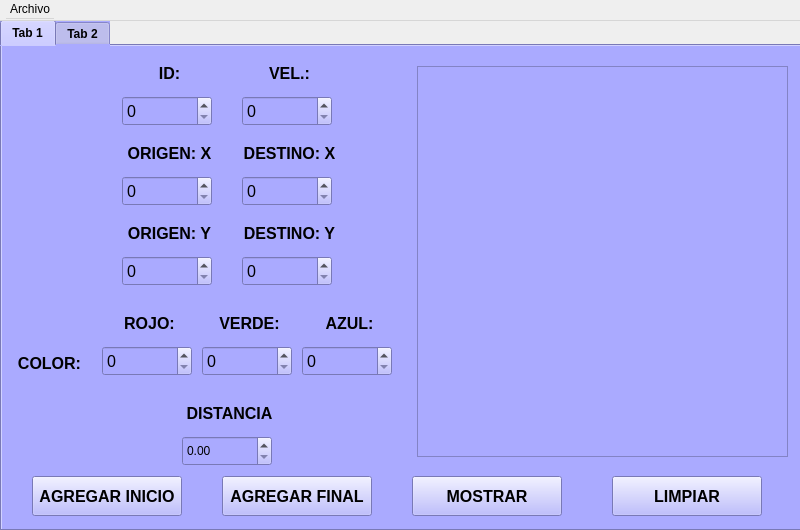
<?xml version="1.0" encoding="UTF-8"?>
<ui version="4.0">
 <class>MainWindow</class>
 <widget class="QMainWindow" name="MainWindow">
  <property name="geometry">
   <rect>
    <x>0</x>
    <y>0</y>
    <width>800</width>
    <height>530</height>
   </rect>
  </property>
  <property name="minimumSize">
   <size>
    <width>500</width>
    <height>500</height>
   </size>
  </property>
  <property name="maximumSize">
   <size>
    <width>800</width>
    <height>530</height>
   </size>
  </property>
  <property name="windowTitle">
   <string>MainWindow</string>
  </property>
  <widget class="QWidget" name="centralwidget">
   <widget class="QTabWidget" name="tabWidget">
    <property name="geometry">
     <rect>
      <x>0</x>
      <y>20</y>
      <width>871</width>
      <height>511</height>
     </rect>
    </property>
    <property name="font">
     <font>
      <family>Arial</family>
      <weight>75</weight>
      <bold>true</bold>
     </font>
    </property>
    <property name="styleSheet">
     <string notr="true">background-color: rgb(170, 170, 255);</string>
    </property>
    <property name="currentIndex">
     <number>0</number>
    </property>
    <widget class="QWidget" name="tab1">
     <property name="font">
      <font>
       <family>Arial</family>
       <pointsize>9</pointsize>
       <weight>75</weight>
       <bold>true</bold>
      </font>
     </property>
     <attribute name="title">
      <string>Tab 1</string>
     </attribute>
     <widget class="QWidget" name="widget" native="true">
      <property name="geometry">
       <rect>
        <x>0</x>
        <y>0</y>
        <width>800</width>
        <height>500</height>
       </rect>
      </property>
      <property name="sizePolicy">
       <sizepolicy hsizetype="Preferred" vsizetype="Preferred">
        <horstretch>0</horstretch>
        <verstretch>0</verstretch>
       </sizepolicy>
      </property>
      <property name="minimumSize">
       <size>
        <width>500</width>
        <height>500</height>
       </size>
      </property>
      <property name="maximumSize">
       <size>
        <width>800</width>
        <height>500</height>
       </size>
      </property>
      <property name="styleSheet">
       <string notr="true">background-color: rgb(170, 170, 255);</string>
      </property>
      <widget class="QLabel" name="labelColorVerde">
       <property name="geometry">
        <rect>
         <x>200</x>
         <y>260</y>
         <width>95</width>
         <height>35</height>
        </rect>
       </property>
       <property name="font">
        <font>
         <family>Arial</family>
         <pointsize>12</pointsize>
         <weight>75</weight>
         <bold>true</bold>
        </font>
       </property>
       <property name="text">
        <string>VERDE:</string>
       </property>
       <property name="alignment">
        <set>Qt::AlignCenter</set>
       </property>
      </widget>
      <widget class="QSpinBox" name="id">
       <property name="geometry">
        <rect>
         <x>120</x>
         <y>50</y>
         <width>90</width>
         <height>30</height>
        </rect>
       </property>
       <property name="font">
        <font>
         <family>Arial</family>
         <pointsize>12</pointsize>
        </font>
       </property>
       <property name="cursor">
        <cursorShape>PointingHandCursor</cursorShape>
       </property>
       <property name="wrapping">
        <bool>false</bool>
       </property>
       <property name="maximum">
        <number>9999</number>
       </property>
      </widget>
      <widget class="QLabel" name="labelCOLOR">
       <property name="geometry">
        <rect>
         <x>0</x>
         <y>300</y>
         <width>95</width>
         <height>35</height>
        </rect>
       </property>
       <property name="font">
        <font>
         <family>Arial</family>
         <pointsize>12</pointsize>
         <weight>75</weight>
         <bold>true</bold>
        </font>
       </property>
       <property name="text">
        <string>COLOR:</string>
       </property>
       <property name="alignment">
        <set>Qt::AlignCenter</set>
       </property>
      </widget>
      <widget class="QLabel" name="labelColorRojo">
       <property name="geometry">
        <rect>
         <x>100</x>
         <y>260</y>
         <width>95</width>
         <height>35</height>
        </rect>
       </property>
       <property name="font">
        <font>
         <family>Arial</family>
         <pointsize>12</pointsize>
         <weight>75</weight>
         <bold>true</bold>
        </font>
       </property>
       <property name="text">
        <string>ROJO:</string>
       </property>
       <property name="alignment">
        <set>Qt::AlignCenter</set>
       </property>
      </widget>
      <widget class="QSpinBox" name="destinoY">
       <property name="geometry">
        <rect>
         <x>240</x>
         <y>210</y>
         <width>90</width>
         <height>30</height>
        </rect>
       </property>
       <property name="font">
        <font>
         <family>Arial</family>
         <pointsize>12</pointsize>
        </font>
       </property>
       <property name="cursor">
        <cursorShape>PointingHandCursor</cursorShape>
       </property>
       <property name="wrapping">
        <bool>false</bool>
       </property>
       <property name="maximum">
        <number>500</number>
       </property>
      </widget>
      <widget class="QSpinBox" name="rojo">
       <property name="geometry">
        <rect>
         <x>100</x>
         <y>300</y>
         <width>90</width>
         <height>30</height>
        </rect>
       </property>
       <property name="font">
        <font>
         <family>Arial</family>
         <pointsize>12</pointsize>
        </font>
       </property>
       <property name="cursor">
        <cursorShape>PointingHandCursor</cursorShape>
       </property>
       <property name="wrapping">
        <bool>false</bool>
       </property>
       <property name="maximum">
        <number>255</number>
       </property>
      </widget>
      <widget class="QLabel" name="labelVELOCIDAD">
       <property name="geometry">
        <rect>
         <x>240</x>
         <y>10</y>
         <width>95</width>
         <height>35</height>
        </rect>
       </property>
       <property name="font">
        <font>
         <family>Arial</family>
         <pointsize>12</pointsize>
         <weight>75</weight>
         <bold>true</bold>
        </font>
       </property>
       <property name="text">
        <string>VEL.:</string>
       </property>
       <property name="alignment">
        <set>Qt::AlignCenter</set>
       </property>
      </widget>
      <widget class="QLabel" name="labelORIGEN_X">
       <property name="geometry">
        <rect>
         <x>120</x>
         <y>90</y>
         <width>95</width>
         <height>35</height>
        </rect>
       </property>
       <property name="font">
        <font>
         <family>Arial</family>
         <pointsize>12</pointsize>
         <weight>75</weight>
         <bold>true</bold>
        </font>
       </property>
       <property name="text">
        <string>ORIGEN: X</string>
       </property>
       <property name="alignment">
        <set>Qt::AlignCenter</set>
       </property>
      </widget>
      <widget class="QSpinBox" name="velocidad">
       <property name="geometry">
        <rect>
         <x>240</x>
         <y>50</y>
         <width>90</width>
         <height>30</height>
        </rect>
       </property>
       <property name="font">
        <font>
         <family>Arial</family>
         <pointsize>12</pointsize>
        </font>
       </property>
       <property name="cursor">
        <cursorShape>PointingHandCursor</cursorShape>
       </property>
       <property name="wrapping">
        <bool>false</bool>
       </property>
       <property name="maximum">
        <number>9999</number>
       </property>
      </widget>
      <widget class="QSpinBox" name="destinoX">
       <property name="geometry">
        <rect>
         <x>240</x>
         <y>130</y>
         <width>90</width>
         <height>30</height>
        </rect>
       </property>
       <property name="font">
        <font>
         <family>Arial</family>
         <pointsize>12</pointsize>
        </font>
       </property>
       <property name="cursor">
        <cursorShape>PointingHandCursor</cursorShape>
       </property>
       <property name="wrapping">
        <bool>false</bool>
       </property>
       <property name="maximum">
        <number>500</number>
       </property>
      </widget>
      <widget class="QLabel" name="labelDESTINO_X">
       <property name="geometry">
        <rect>
         <x>240</x>
         <y>90</y>
         <width>95</width>
         <height>35</height>
        </rect>
       </property>
       <property name="font">
        <font>
         <family>Arial</family>
         <pointsize>12</pointsize>
         <weight>75</weight>
         <bold>true</bold>
        </font>
       </property>
       <property name="text">
        <string>DESTINO: X</string>
       </property>
       <property name="alignment">
        <set>Qt::AlignCenter</set>
       </property>
      </widget>
      <widget class="QLabel" name="labelID">
       <property name="geometry">
        <rect>
         <x>120</x>
         <y>10</y>
         <width>95</width>
         <height>35</height>
        </rect>
       </property>
       <property name="font">
        <font>
         <family>Arial</family>
         <pointsize>12</pointsize>
         <weight>75</weight>
         <bold>true</bold>
        </font>
       </property>
       <property name="text">
        <string>ID:</string>
       </property>
       <property name="alignment">
        <set>Qt::AlignCenter</set>
       </property>
      </widget>
      <widget class="QLabel" name="labelColorAzul">
       <property name="geometry">
        <rect>
         <x>300</x>
         <y>260</y>
         <width>95</width>
         <height>35</height>
        </rect>
       </property>
       <property name="font">
        <font>
         <family>Arial</family>
         <pointsize>12</pointsize>
         <weight>75</weight>
         <bold>true</bold>
        </font>
       </property>
       <property name="text">
        <string>AZUL:</string>
       </property>
       <property name="alignment">
        <set>Qt::AlignCenter</set>
       </property>
      </widget>
      <widget class="QLabel" name="labelDESTINO_Y">
       <property name="geometry">
        <rect>
         <x>240</x>
         <y>170</y>
         <width>95</width>
         <height>35</height>
        </rect>
       </property>
       <property name="font">
        <font>
         <family>Arial</family>
         <pointsize>12</pointsize>
         <weight>75</weight>
         <bold>true</bold>
        </font>
       </property>
       <property name="text">
        <string>DESTINO: Y</string>
       </property>
       <property name="alignment">
        <set>Qt::AlignCenter</set>
       </property>
      </widget>
      <widget class="QSpinBox" name="verde">
       <property name="geometry">
        <rect>
         <x>200</x>
         <y>300</y>
         <width>90</width>
         <height>30</height>
        </rect>
       </property>
       <property name="font">
        <font>
         <family>Arial</family>
         <pointsize>12</pointsize>
        </font>
       </property>
       <property name="cursor">
        <cursorShape>PointingHandCursor</cursorShape>
       </property>
       <property name="wrapping">
        <bool>false</bool>
       </property>
       <property name="maximum">
        <number>255</number>
       </property>
      </widget>
      <widget class="QSpinBox" name="origenY">
       <property name="geometry">
        <rect>
         <x>120</x>
         <y>210</y>
         <width>90</width>
         <height>30</height>
        </rect>
       </property>
       <property name="font">
        <font>
         <family>Arial</family>
         <pointsize>12</pointsize>
        </font>
       </property>
       <property name="cursor">
        <cursorShape>PointingHandCursor</cursorShape>
       </property>
       <property name="wrapping">
        <bool>false</bool>
       </property>
       <property name="maximum">
        <number>500</number>
       </property>
      </widget>
      <widget class="QSpinBox" name="azul">
       <property name="geometry">
        <rect>
         <x>300</x>
         <y>300</y>
         <width>90</width>
         <height>30</height>
        </rect>
       </property>
       <property name="font">
        <font>
         <family>Arial</family>
         <pointsize>12</pointsize>
        </font>
       </property>
       <property name="cursor">
        <cursorShape>PointingHandCursor</cursorShape>
       </property>
       <property name="wrapping">
        <bool>false</bool>
       </property>
       <property name="maximum">
        <number>255</number>
       </property>
      </widget>
      <widget class="QSpinBox" name="origenX">
       <property name="geometry">
        <rect>
         <x>120</x>
         <y>130</y>
         <width>90</width>
         <height>30</height>
        </rect>
       </property>
       <property name="font">
        <font>
         <family>Arial</family>
         <pointsize>12</pointsize>
        </font>
       </property>
       <property name="cursor">
        <cursorShape>PointingHandCursor</cursorShape>
       </property>
       <property name="wrapping">
        <bool>false</bool>
       </property>
       <property name="maximum">
        <number>500</number>
       </property>
      </widget>
      <widget class="QLabel" name="labelORIGEN_Y">
       <property name="geometry">
        <rect>
         <x>120</x>
         <y>170</y>
         <width>95</width>
         <height>35</height>
        </rect>
       </property>
       <property name="font">
        <font>
         <family>Arial</family>
         <pointsize>12</pointsize>
         <weight>75</weight>
         <bold>true</bold>
        </font>
       </property>
       <property name="text">
        <string>ORIGEN: Y</string>
       </property>
       <property name="alignment">
        <set>Qt::AlignCenter</set>
       </property>
      </widget>
      <widget class="QPushButton" name="abInicio">
       <property name="geometry">
        <rect>
         <x>30</x>
         <y>430</y>
         <width>150</width>
         <height>40</height>
        </rect>
       </property>
       <property name="font">
        <font>
         <family>Arial</family>
         <pointsize>12</pointsize>
         <weight>75</weight>
         <bold>true</bold>
        </font>
       </property>
       <property name="text">
        <string>AGREGAR INICIO</string>
       </property>
      </widget>
      <widget class="QDoubleSpinBox" name="distancia">
       <property name="enabled">
        <bool>true</bool>
       </property>
       <property name="geometry">
        <rect>
         <x>180</x>
         <y>390</y>
         <width>90</width>
         <height>30</height>
        </rect>
       </property>
       <property name="decimals">
        <number>2</number>
       </property>
      </widget>
      <widget class="QLabel" name="labelDistancia">
       <property name="geometry">
        <rect>
         <x>180</x>
         <y>350</y>
         <width>95</width>
         <height>35</height>
        </rect>
       </property>
       <property name="font">
        <font>
         <family>Arial</family>
         <pointsize>12</pointsize>
         <weight>75</weight>
         <bold>true</bold>
        </font>
       </property>
       <property name="text">
        <string>DISTANCIA</string>
       </property>
       <property name="alignment">
        <set>Qt::AlignCenter</set>
       </property>
      </widget>
      <widget class="QPushButton" name="abMostrar">
       <property name="geometry">
        <rect>
         <x>410</x>
         <y>430</y>
         <width>150</width>
         <height>40</height>
        </rect>
       </property>
       <property name="font">
        <font>
         <family>Arial</family>
         <pointsize>12</pointsize>
         <weight>75</weight>
         <bold>true</bold>
        </font>
       </property>
       <property name="text">
        <string>MOSTRAR</string>
       </property>
      </widget>
      <widget class="QPushButton" name="abFinal">
       <property name="geometry">
        <rect>
         <x>220</x>
         <y>430</y>
         <width>150</width>
         <height>40</height>
        </rect>
       </property>
       <property name="font">
        <font>
         <family>Arial</family>
         <pointsize>12</pointsize>
         <weight>75</weight>
         <bold>true</bold>
        </font>
       </property>
       <property name="text">
        <string>AGREGAR FINAL</string>
       </property>
      </widget>
      <widget class="QGraphicsView" name="graphicsView">
       <property name="geometry">
        <rect>
         <x>415</x>
         <y>20</y>
         <width>371</width>
         <height>391</height>
        </rect>
       </property>
      </widget>
      <widget class="QPushButton" name="abLimpiar">
       <property name="geometry">
        <rect>
         <x>610</x>
         <y>430</y>
         <width>150</width>
         <height>40</height>
        </rect>
       </property>
       <property name="font">
        <font>
         <family>Arial</family>
         <pointsize>12</pointsize>
         <weight>75</weight>
         <bold>true</bold>
        </font>
       </property>
       <property name="text">
        <string>LIMPIAR</string>
       </property>
      </widget>
     </widget>
    </widget>
    <widget class="QWidget" name="tab2">
     <attribute name="title">
      <string>Tab 2</string>
     </attribute>
     <widget class="QTableWidget" name="tableWidget">
      <property name="geometry">
       <rect>
        <x>50</x>
        <y>10</y>
        <width>681</width>
        <height>391</height>
       </rect>
      </property>
      <column>
       <property name="text">
        <string>Id</string>
       </property>
      </column>
      <column>
       <property name="text">
        <string>Origen</string>
       </property>
      </column>
      <column>
       <property name="text">
        <string>Destino</string>
       </property>
      </column>
      <column>
       <property name="text">
        <string>Velocidad</string>
       </property>
      </column>
      <column>
       <property name="text">
        <string>Distancia</string>
       </property>
      </column>
      <column>
       <property name="text">
        <string>Color</string>
       </property>
      </column>
     </widget>
     <widget class="QPushButton" name="abBuscar">
      <property name="geometry">
       <rect>
        <x>50</x>
        <y>420</y>
        <width>100</width>
        <height>40</height>
       </rect>
      </property>
      <property name="font">
       <font>
        <family>Arial</family>
        <pointsize>9</pointsize>
        <weight>75</weight>
        <bold>true</bold>
       </font>
      </property>
      <property name="text">
       <string>Busca Partículas</string>
      </property>
     </widget>
     <widget class="QLineEdit" name="lineaBuscar">
      <property name="geometry">
       <rect>
        <x>170</x>
        <y>420</y>
        <width>200</width>
        <height>40</height>
       </rect>
      </property>
      <property name="font">
       <font>
        <family>Arial</family>
       </font>
      </property>
      <property name="alignment">
       <set>Qt::AlignCenter</set>
      </property>
      <property name="dragEnabled">
       <bool>false</bool>
      </property>
      <property name="readOnly">
       <bool>false</bool>
      </property>
      <property name="placeholderText">
       <string>Introduce el Identificador</string>
      </property>
     </widget>
     <widget class="QPushButton" name="abMostrarParticulas">
      <property name="geometry">
       <rect>
        <x>440</x>
        <y>420</y>
        <width>171</width>
        <height>40</height>
       </rect>
      </property>
      <property name="font">
       <font>
        <family>Arial</family>
        <pointsize>9</pointsize>
        <weight>75</weight>
        <bold>true</bold>
       </font>
      </property>
      <property name="text">
       <string>Mostrar Partículas (Todas)</string>
      </property>
     </widget>
    </widget>
   </widget>
   <widget class="QMenuBar" name="menubar">
    <property name="geometry">
     <rect>
      <x>0</x>
      <y>0</y>
      <width>800</width>
      <height>21</height>
     </rect>
    </property>
    <widget class="QMenu" name="menuArchivo">
     <property name="title">
      <string>Archivo</string>
     </property>
     <addaction name="actionAbrir_"/>
     <addaction name="actionGuardar_"/>
    </widget>
    <addaction name="menuArchivo"/>
   </widget>
  </widget>
  <action name="actionAbrir">
   <property name="text">
    <string>Abrir</string>
   </property>
  </action>
  <action name="actionGuardar">
   <property name="text">
    <string>Guardar</string>
   </property>
  </action>
  <action name="actionAbrir_">
   <property name="text">
    <string>Abrir</string>
   </property>
  </action>
  <action name="actionGuardar_">
   <property name="text">
    <string>Guardar</string>
   </property>
  </action>
 </widget>
 <resources/>
 <connections/>
</ui>
